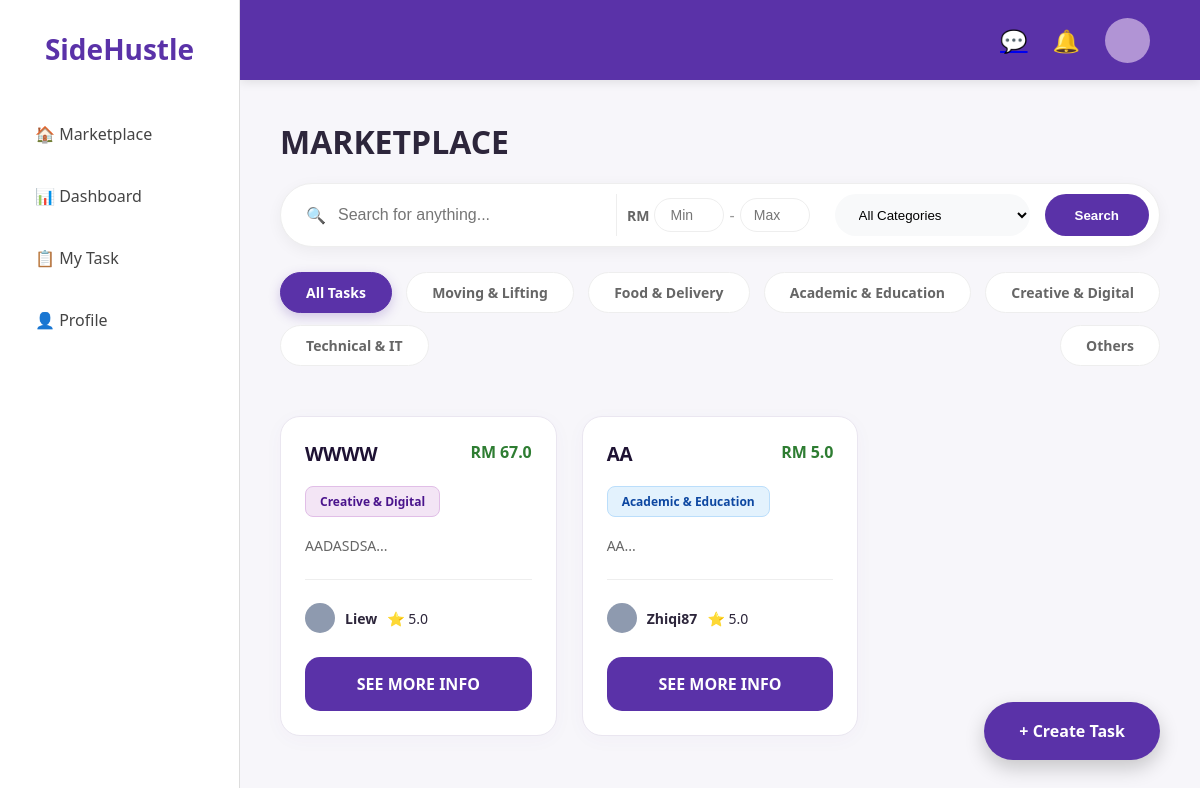
The app's page /marketplace (signed in) with its own data.
### app.py (models this page shows, shortened)
class Task(db.Model):
    id = db.Column(db.Integer, primary_key=True)
    title = db.Column(db.String(100), nullable=False)
    price = db.Column(db.Float, nullable=False)
    description = db.Column(db.Text, nullable=False)
    category = db.Column(db.String(50), nullable=False)
    status = db.Column(db.String(20), default='Available')
    user = db.Column(db.String(50))
    tasker = db.Column(db.String(50))
    deadline = db.Column(db.String(50))
    capacity = db.Column(db.Integer, default=1)
    progress = db.Column(db.Integer, default=0)
    urgent = db.Column(db.Boolean, default=False)
    is_negotiable = db.Column(db.Boolean, default=False)

### app.py (the view)
@app.route('/marketplace')
def marketplace():
    cleanup_expired_tasks()
    query = request.args.get('q')
    category = request.args.get('cat')
    min_price = request.args.get('min_p')
    max_price = request.args.get('max_p')
    tasks_filter = Task.query.filter_by(status='Available')
    if query:
        tasks_filter = tasks_filter.filter(
            (Task.title.contains(query)) | (Task.description.contains(query))
        )
    if category:
        tasks_filter = tasks_filter.filter(Task.category == category)
    if min_price and min_price.strip():
        tasks_filter = tasks_filter.filter(Task.price >= float(min_price))
    if max_price and max_price.strip():
        tasks_filter = tasks_filter.filter(Task.price <= float(max_price))
    all_tasks = tasks_filter.all()
    current_user = None
    if 'user_id' in session:
        current_user = db.session.get(User, session['user_id'])
    return render_template('marketplace.html', tasks=all_tasks, user=current_user)

### app.py (called while the page is built, shortened)
@app.template_filter('time_ago')
def time_ago(value):
    if not value:
        return "Just Now"
    now = datetime.now()
    diff = now - value
    second_diff = diff.seconds
    day_diff = diff.days
    if day_diff < 0:
        return "Just Now"
    if day_diff == 0:
        if second_diff < 10:
            return "Just Now"
        if second_diff < 60:
            return f"{second_diff} seconds ago"
        if second_diff < 120:
            return "a minute ago"
        if second_diff < 3600:
            return f"{second_diff // 60} minutes ago"
        if second_diff < 7200:
            return "an hour ago"
        if second_diff < 86400:
            return f"{second_diff // 3600} hours ago"

@app.context_processor
def inject_notifications():
    if 'user_id' in session:
        current_user = User.query.get(session['user_id'])
        if current_user:
            user_notifications = Notification.query.filter_by(
                user_id=current_user.id
            ).order_by(Notification.id.desc()).limit(5).all()
            return dict(notifications=user_notifications)
        else:
            session.pop('user_id', None)
    return dict(notifications=[])

def cleanup_expired_tasks():
    today = datetime.now().strftime('%Y-%m-%d')
    expired_tasks = Task.query.filter(
        Task.deadline != "",
        Task.deadline < today,
        Task.status == 'Available'
    ).all()
    db.session.commit()

@app.context_processor
def inject_global_private_unread_count():
    if 'user_id' in session:
        try:
            current_user = User.query.get(session['user_id'])
            if current_user:
                count = DirectMessage.query.filter_by(
                    receiver_username=current_user.username,
                    is_read=False
                ).count()
                return dict(total_unread=count)
        except Exception:
            pass
    return dict(total_unread=0)

### templates/marketplace.html (shortened to what this page needs)
{% extends "base.html" %}
{% block content %}
<h1 style="text-align: left; margin-bottom: 20px;">MARKETPLACE</h1>
<div class="search-container">
    <form action="{{ url_for('marketplace') }}" method="GET" class="search-form">
        <div class="search-input-wrapper">
            <span class="search-icon">🔍</span>
            <input type="text" name="q" placeholder="Search for anything..." value="{{ request.args.get('q', '') }}">
        </div>
        <div style="display: flex; align-items: center; gap: 5px; padding: 0 10px; border-left: 1px solid #eee;">
            <span style="font-size: 14px; color: #666; font-weight: 600;">RM</span>
            <input type="number" name="min_p" placeholder="Min" value="{{ request.args.get('min_p', '') }}" style="width: 70px; padding: 8px; border: 1px solid #eee; border-radius: 20px; font-size: 14px; text-align: center;">
            <span style="color: #999;">-</span>
            <input type="number" name="max_p" placeholder="Max" value="{{ request.args.get('max_p', '') }}" style="width: 70px; padding: 8px; border: 1px solid #eee; border-radius: 20px; font-size: 14px; text-align: center;">
        </div>
        <select name="cat" class="nav-select">
            <option value="">All Categories</option>
        </select>
        <button type="submit" class="btn-search">Search</button>
    </form>
    <div class="category-chips">
        <a href="{{ url_for('marketplace') }}" class="chip {% if not request.args.get('cat') %}active{% endif %}">All Tasks</a>
        <a href="{{ url_for('marketplace', cat='Moving & Lifting') }}" class="chip chip-moving {% if request.args.get('cat') == 'Moving & Lifting' %}active{% endif %}">Moving & Lifting</a>
        <a href="{{ url_for('marketplace', cat='Food & Delivery') }}" class="chip chip-food {% if request.args.get('cat') == 'Food & Delivery' %}active{% endif %}">Food & Delivery</a>
        <a href="{{ url_for('marketplace', cat='Academic & Education') }}" class="chip chip-academic {% if request.args.get('cat') == 'Academic & Education' %}active{% endif %}">Academic & Education</a>
        <a href="{{ url_for('marketplace', cat='Creative & Digital') }}" class="chip chip-creative {% if request.args.get('cat') == 'Creative & Digital' %}active{% endif %}">Creative & Digital</a>
        <a href="{{ url_for('marketplace', cat='Technical & IT') }}" class="chip chip-technical {% if request.args.get('cat') == 'Technical & IT' %}active{% endif %}">Technical & IT</a>
        <a href="{{ url_for('marketplace', cat='Others') }}" class="chip chip-others {% if request.args.get('cat') == 'Others' %}active{% endif %}">Others</a>
    </div>
</div>
<div class="task-grid">
    {% if tasks %}
        {% for task in tasks %}
            <div class="card">
                <div style="display: flex; justify-content: space-between; align-items: flex-start; width: 100%;">
                    <h3>{{ task.title }}</h3>
                    <div style="display: flex; flex-direction: column; align-items: flex-end; gap: 4px;">
                        <span style="color: #2e7d32; font-weight: bold;">RM {{ task.price }}</span>
                    </div>
                </div>
                <div style="margin: 10px 0;">
                    <span class="tag
                        {% if task.category == 'Moving & Lifting' %}tag-moving
                        {% elif task.category == 'Food & Delivery' %}tag-food
                        {% elif task.category == 'Academic & Education' %}tag-academic
                        {% elif task.category == 'Creative & Digital' %}tag-creative
                        {% elif task.category == 'Technical & IT' %}tag-technical
                        {% elif task.category == 'Others' %}tag-others
                        {% endif %}">
                        {{ task.category }}
                    </span>
                </div>
                <p style="font-size: 14px; color: #666;">{{ task.description[:100] }}...</p>
                <hr style="border: 0; border-top: 1px solid #eee; margin: 15px 0;">
                <div style="display: flex; align-items: center; gap: 10px; font-size: 14px;">
                    <div style="width: 30px; height: 30px; background: #8e9aaf; border-radius: 50%;"></div>
                    <span><strong>{{ task.user }}</strong></span>
                    <span>⭐ {{ task.rating if task.rating else '5.0' }}</span>
                </div>
                <a href="{{ url_for('task_detail', task_id=task.id) }}" class="btn-primary" style="display: block; text-align: center; margin-top: 15px; text-decoration: none;">SEE MORE INFO</a>
            </div>
        {% endfor %}
    {% else %}
        <div style="grid-column: 1 / -1; text-align: center; padding: 50px;">
            <p style="color: #666; font-size: 18px;">No tasks available right now. 📦</p>
        </div>
    {% endif %}
</div>
<a href="{{ url_for('post_task') }}" class="fab">+ Create Task</a>
{% endblock %}

### static/style.css (style rules this page uses)
* { box-sizing: border-box; margin: 0; padding: 0; }
body { font-family: 'Segoe UI', Roboto, Helvetica, Arial, sans-serif; background-color: #f7f6fa; color: #2d263b; overflow-x: hidden; }
.task-grid { display: grid; grid-template-columns: repeat(3, 1fr); gap: 25px; margin-top: 20px; width: 100%; max-width: 1100px; }
.card { background: #ffffff; border-radius: 20px; padding: 24px; border: 1px solid #eae6f0; box-shadow: 0 4px 20px rgba(90, 50, 168, 0.03); display: flex; flex-direction: column; justify-content: space-between; min-height: 320px; transition: all 0.3s cubic-bezier(0.25, 0.8, 0.25, 1); }
.card h3 { font-family: system-ui, -apple-system, BlinkMacSystemFont, 'SF Pro Display', 'Segoe UI', Roboto, sans-serif !important; font-size: 19px !important; font-weight: 600 !important; color: #1e1233 !important; line-height: 1.4 !important; letter-spacing: -0.3px !important; text-transform: capitalize; }
.card span[style*="color: #2e7d32"] { font-family: 'Segoe UI', Roboto, sans-serif; font-size: 16px !important; font-weight: 700 !important; color: #2e7d32 !important; letter-spacing: -0.1px; }
.tag { display: inline-block; padding: 6px 14px; border-radius: 8px; font-size: 12px; font-weight: 600; background: #f1ecf7; color: #5a32a8; margin-right: 8px; }
.tag-academic { background-color: #e3f2fd !important; color: #0d47a1 !important; border: 1px solid #bbdefb; }
.tag-creative { background-color: #f3e5f5 !important; color: #4a148c !important; border: 1px solid #e1bee7; }
.btn-primary { display: block; width: 100%; background: #5a32a8; color: white; padding: 16px; text-align: center; border-radius: 15px; text-decoration: none; font-weight: bold; border: none; margin-top: 20px; cursor: pointer; transition: 0.2s; }
.fab { position: fixed; bottom: 40px; right: 40px; background: #5a32a8; color: white; padding: 18px 35px; border-radius: 40px; text-decoration: none; font-weight: bold; box-shadow: 0 8px 20px rgba(0,0,0,0.2); z-index: 4000; }
.search-container { margin: 20px 0 50px 0; display: flex; flex-direction: column; gap: 25px; width: 100%; }
.search-form { display: flex; gap: 15px; background: white; padding: 10px; border-radius: 50px; box-shadow: 0 4px 15px rgba(0,0,0,0.05); border: 1px solid #eee; }
.search-input-wrapper { flex: 1; display: flex; align-items: center; padding-left: 15px; }
.search-form input { width: 100%; border: none; padding: 12px; font-size: 16px; outline: none; }
.btn-search { padding: 0 30px; background: #5a32a8; color: white; border: none; border-radius: 30px; font-weight: bold; cursor: pointer; transition: 0.2s; }
.nav-select { border: none; background: #f8f9fa; padding: 0 20px; border-radius: 30px; font-weight: 500; cursor: pointer; outline: none; }
.category-chips { display: flex; gap: 12px; width: 100%; align-items: center; justify-content: space-between; flex-wrap: nowrap; overflow-x: visible; }
.chip { text-decoration: none; padding: 12px 10px; border-radius: 50px; background-color: white; color: #666; font-weight: 600; border: 1.5px solid #eee; transition: all 0.3s ease; white-space: nowrap; flex: 1; text-align: center; font-size: 14px; }
@media (max-width: 1200px) { .category-chips { flex-wrap: wrap; } }
@media (max-width: 1200px) { .chip { flex: unset; padding: 10px 25px; } }
.chip.active { background-color: #5a32a8 !important; color: white !important; border-color: #5a32a8 !important; box-shadow: 0 4px 12px rgba(90, 50, 168, 0.25); }

### records on screen
Task: title "WWWW", price "67.0", category "Creative & Digital", description "AADASDSA", user "Liew", rating "5.0"
Task: title "AA", price "5.0", category "Academic & Education", description "AA", user "Zhiqi87"
